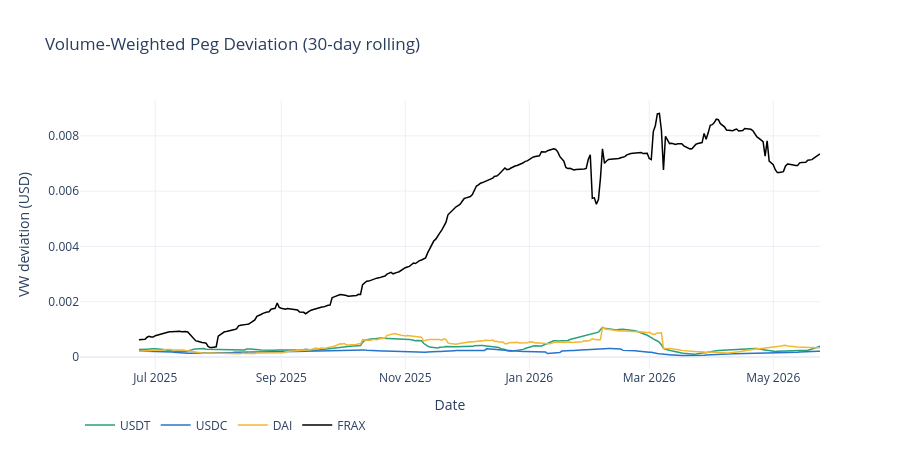

Here is the notebook cell this chart was saved with:
### Markdown cell above
### 5.6 — Volume-Weighted Peg Deviation

Simple deviation treats a $0.005 move on a \$50M volume day the same as on a \$5B day. Volume-weighting corrects this: deviations during high-activity periods carry more weight, producing a liquidity-adjusted risk signal more relevant to actual capital deployment.

### Code cell
vw_rolling = {}
for ticker in COINS:
    vol = volumes[ticker].reindex(dev.index).ffill()
    vw_rolling[ticker] = (dev[ticker] * vol).rolling(30).sum() / vol.rolling(30).sum()
vw_df = pd.DataFrame(vw_rolling)

fig6 = go.Figure()
for ticker in COINS:
    fig6.add_trace(go.Scatter(x=vw_df.index, y=vw_df[ticker],
        mode="lines", name=ticker, line=dict(color=COLORS[ticker], width=1.5)))
fig6.update_layout(title="Volume-Weighted Peg Deviation (30-day rolling)",
    xaxis_title="Date", yaxis_title="VW deviation (USD)",
    template="plotly_white", hovermode="x unified",
    legend=dict(orientation="h", y=-0.15), height=450)
save_chart(fig6, "vw_deviation.png")
fig6.show()

comparison = pd.DataFrame({
    "Simple mean ($)": dev.mean().round(6),
    "VW mean ($)"    : vw_df.mean().round(6),
    "VW / simple"    : (vw_df.mean() / dev.mean()).round(3),
})
print("\nVolume-weighted vs simple mean deviation:")
print(comparison.to_string())

### Figure 1 — Plotly figure (JSON) as saved in the notebook; plotly's stock layout.template omitted (floating-point values rounded to 4 significant figures; data arrays with more than 128 entries replaced by an {"elided": "..."} marker saying what was removed)
{"data": [{"line": {"color": "#26A17B", "width": 1.5}, "mode": "lines", "name": "USDT", "type": "scatter", "x": {"elided": "365 str values"}, "y": {"elided": "365 float values"}}, {"line": {"color": "#2775CA", "width": 1.5}, "mode": "lines", "name": "USDC", "type": "scatter", "x": {"elided": "365 str values"}, "y": {"elided": "365 float values"}}, {"line": {"color": "#F4B731", "width": 1.5}, "mode": "lines", "name": "DAI", "type": "scatter", "x": {"elided": "365 str values"}, "y": {"elided": "365 float values"}}, {"line": {"color": "#000000", "width": 1.5}, "mode": "lines", "name": "FRAX", "type": "scatter", "x": {"elided": "365 str values"}, "y": {"elided": "365 float values"}}], "layout": {"height": 450, "hovermode": "x unified", "legend": {"orientation": "h", "y": -0.15}, "title": {"text": "Volume-Weighted Peg Deviation (30-day rolling)"}, "xaxis": {"title": {"text": "Date"}}, "yaxis": {"title": {"text": "VW deviation (USD)"}}}}
